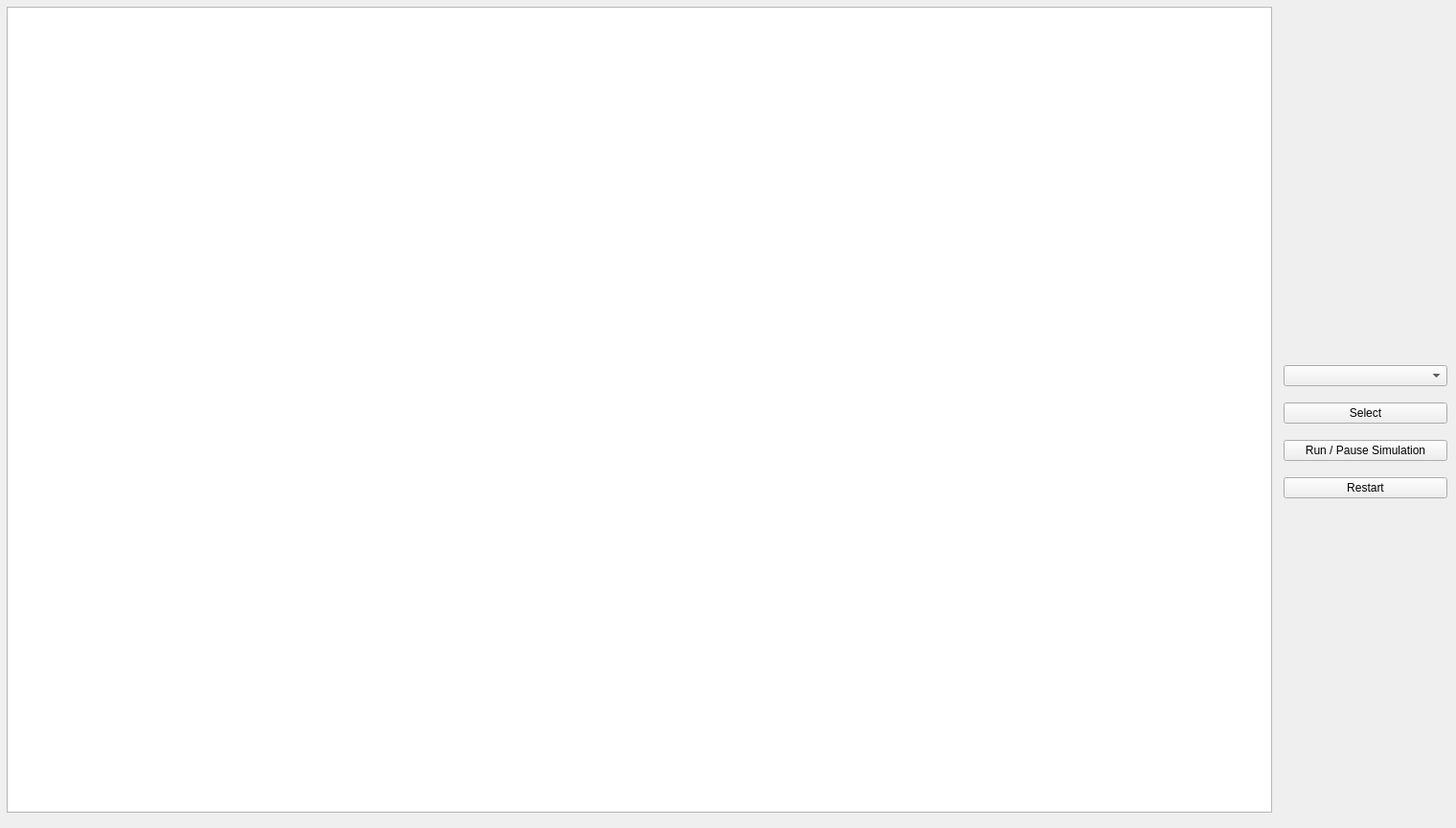
<?xml version="1.0" encoding="UTF-8"?>
<ui version="4.0">
 <class>MainWindow</class>
 <widget class="QMainWindow" name="MainWindow">
  <property name="geometry">
   <rect>
    <x>0</x>
    <y>0</y>
    <width>1520</width>
    <height>864</height>
   </rect>
  </property>
  <property name="sizePolicy">
   <sizepolicy hsizetype="Fixed" vsizetype="Fixed">
    <horstretch>0</horstretch>
    <verstretch>0</verstretch>
   </sizepolicy>
  </property>
  <property name="minimumSize">
   <size>
    <width>1520</width>
    <height>864</height>
   </size>
  </property>
  <property name="maximumSize">
   <size>
    <width>1520</width>
    <height>864</height>
   </size>
  </property>
  <property name="windowTitle">
   <string>MainWindow</string>
  </property>
  <property name="tabShape">
   <enum>QTabWidget::Triangular</enum>
  </property>
  <widget class="QWidget" name="centralwidget">
   <widget class="QGraphicsView" name="graphicsView">
    <property name="geometry">
     <rect>
      <x>7</x>
      <y>7</y>
      <width>1321</width>
      <height>841</height>
     </rect>
    </property>
   </widget>
   <widget class="QWidget" name="layoutWidget">
    <property name="geometry">
     <rect>
      <x>1340</x>
      <y>370</y>
      <width>171</width>
      <height>161</height>
     </rect>
    </property>
    <layout class="QVBoxLayout" name="verticalLayout">
     <item>
      <widget class="QComboBox" name="pathSelectorComboBox"/>
     </item>
     <item>
      <widget class="QPushButton" name="selectPathPushButton">
       <property name="text">
        <string>Select</string>
       </property>
      </widget>
     </item>
     <item>
      <widget class="QPushButton" name="pushButton_2">
       <property name="text">
        <string>Run / Pause Simulation</string>
       </property>
      </widget>
     </item>
     <item>
      <widget class="QPushButton" name="pushButton_3">
       <property name="text">
        <string>Restart</string>
       </property>
      </widget>
     </item>
    </layout>
   </widget>
  </widget>
 </widget>
 <resources/>
 <connections/>
</ui>
